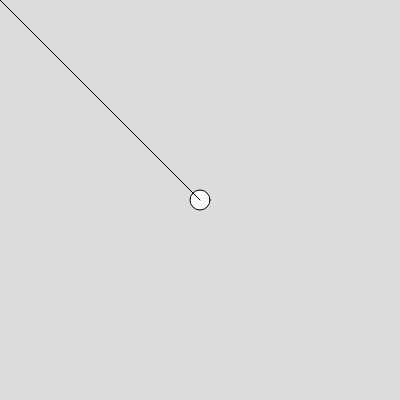
Frame 1 (no input)
Frame 60 (no input): identical to frame 1, image omitted
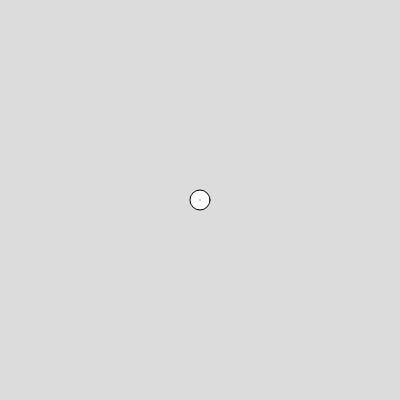
Frame 120 (the mouse pressed at the canvas centre since frame 60)

The p5.js sketch that drew these frames (run headless with seeded random() and noise() and a simulated clock; from frame 60 on, the mouse is pressed at the canvas centre):

// p5.js sketch
// ── sketch.js
function setup() {
  createCanvas(400, 400);
}

function draw() {
  background(220);
  translate(200,200);  //origin is center 
  circle(0,0,20)
  var mouseVec = createVector(mouseX-200, mouseY-200);
  line(0,0,mouseVec.x, mouseVec.y);
  center = createVector(0,0)
  arrowHead(center, mouseVec)
  
}
function arrowHead(start, vector){
  push()   //start new drawing state
  var norm = createVector(vector.x, vector.y)
  norm.normalize()
  // applyMatrix(1,0,0,1,vector.x - start.x,vector.y - start.y)
  applyMatrix(norm.x,norm.y,-norm.y, norm.x, vector.x - start.x,vector.y - start.y)

  triangle(0,6,12,0,0,-6)
  pop()
}
